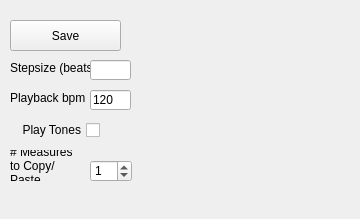
<?xml version="1.0" encoding="UTF-8"?>
<ui version="4.0">
 <class>Layout</class>
 <widget class="QWidget" name="Layout">
  <property name="geometry">
   <rect>
    <x>0</x>
    <y>0</y>
    <width>360</width>
    <height>219</height>
   </rect>
  </property>
  <property name="windowTitle">
   <string>Form</string>
  </property>
  <widget class="PlotWidget" name="canvas" native="true">
   <property name="geometry">
    <rect>
     <x>140</x>
     <y>20</y>
     <width>961</width>
     <height>871</height>
    </rect>
   </property>
  </widget>
  <widget class="QPushButton" name="save_button">
   <property name="geometry">
    <rect>
     <x>10</x>
     <y>20</y>
     <width>111</width>
     <height>31</height>
    </rect>
   </property>
   <property name="text">
    <string>Save</string>
   </property>
  </widget>
  <widget class="QLabel" name="label">
   <property name="geometry">
    <rect>
     <x>10</x>
     <y>60</y>
     <width>81</width>
     <height>16</height>
    </rect>
   </property>
   <property name="text">
    <string>Stepsize (beats)</string>
   </property>
  </widget>
  <widget class="QLineEdit" name="stepsize_display">
   <property name="geometry">
    <rect>
     <x>90</x>
     <y>60</y>
     <width>41</width>
     <height>20</height>
    </rect>
   </property>
  </widget>
  <widget class="QLabel" name="label_2">
   <property name="geometry">
    <rect>
     <x>10</x>
     <y>90</y>
     <width>81</width>
     <height>16</height>
    </rect>
   </property>
   <property name="text">
    <string>Playback bpm</string>
   </property>
  </widget>
  <widget class="QLineEdit" name="playback_bpm">
   <property name="geometry">
    <rect>
     <x>90</x>
     <y>90</y>
     <width>41</width>
     <height>20</height>
    </rect>
   </property>
   <property name="text">
    <string>120</string>
   </property>
  </widget>
  <widget class="QCheckBox" name="play_tones">
   <property name="geometry">
    <rect>
     <x>9</x>
     <y>120</y>
     <width>91</width>
     <height>20</height>
    </rect>
   </property>
   <property name="layoutDirection">
    <enum>Qt::RightToLeft</enum>
   </property>
   <property name="text">
    <string>Play Tones</string>
   </property>
  </widget>
  <widget class="QLabel" name="label_3">
   <property name="geometry">
    <rect>
     <x>10</x>
     <y>150</y>
     <width>71</width>
     <height>31</height>
    </rect>
   </property>
   <property name="text">
    <string># Measures to Copy/Paste</string>
   </property>
   <property name="wordWrap">
    <bool>true</bool>
   </property>
  </widget>
  <widget class="QSpinBox" name="num_selected_measures">
   <property name="geometry">
    <rect>
     <x>90</x>
     <y>160</y>
     <width>42</width>
     <height>22</height>
    </rect>
   </property>
   <property name="maximum">
    <number>20</number>
   </property>
   <property name="value">
    <number>1</number>
   </property>
  </widget>
 </widget>
 <customwidgets>
  <customwidget>
   <class>PlotWidget</class>
   <extends>QWidget</extends>
   <header>pyqtgraph</header>
   <container>1</container>
  </customwidget>
 </customwidgets>
 <resources/>
 <connections/>
</ui>
